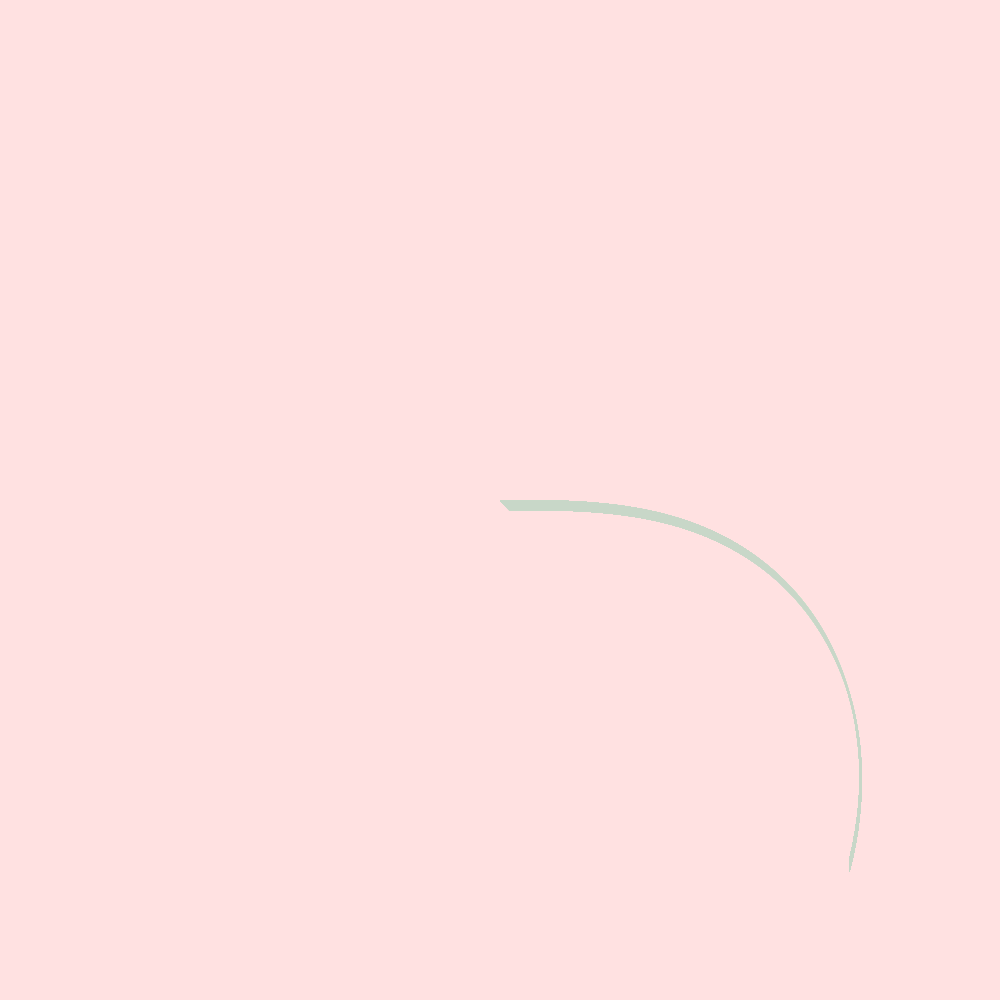
Frame 1 (no input)
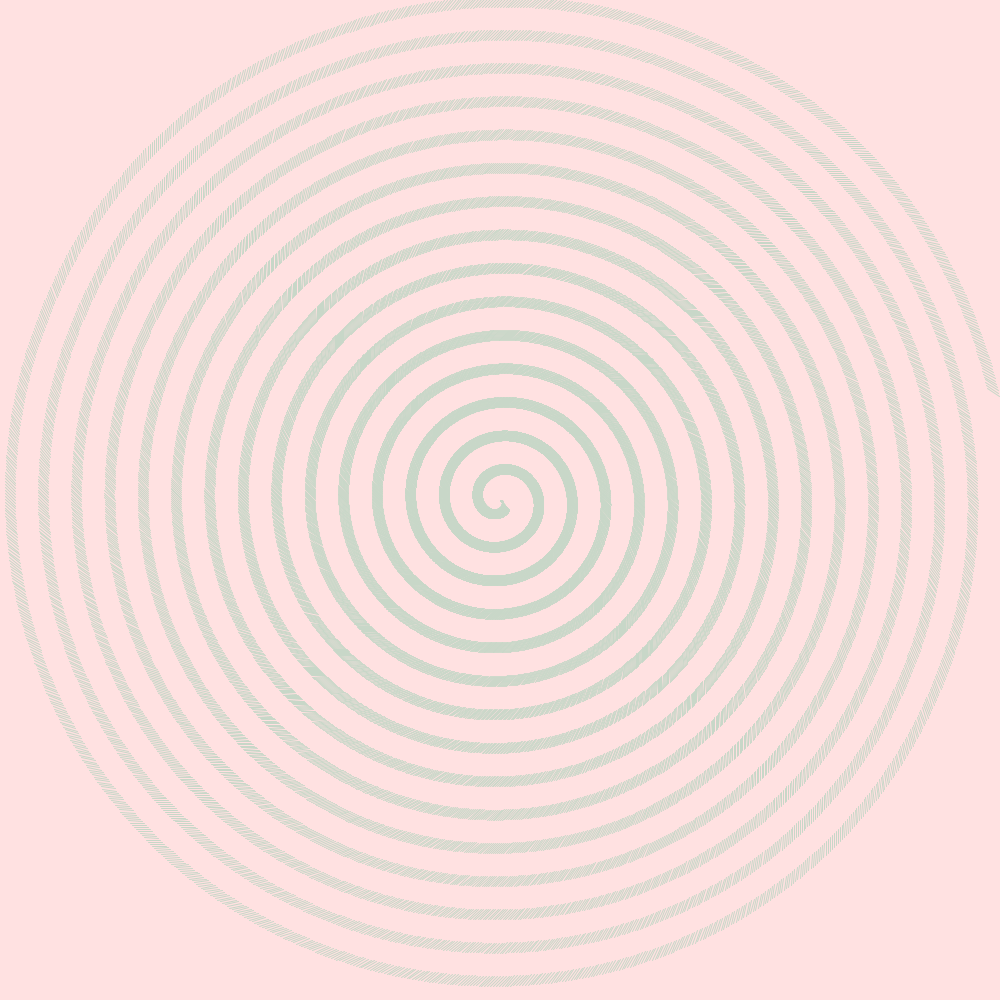
Frame 60 (the mouse pressed at the canvas centre just before this capture)
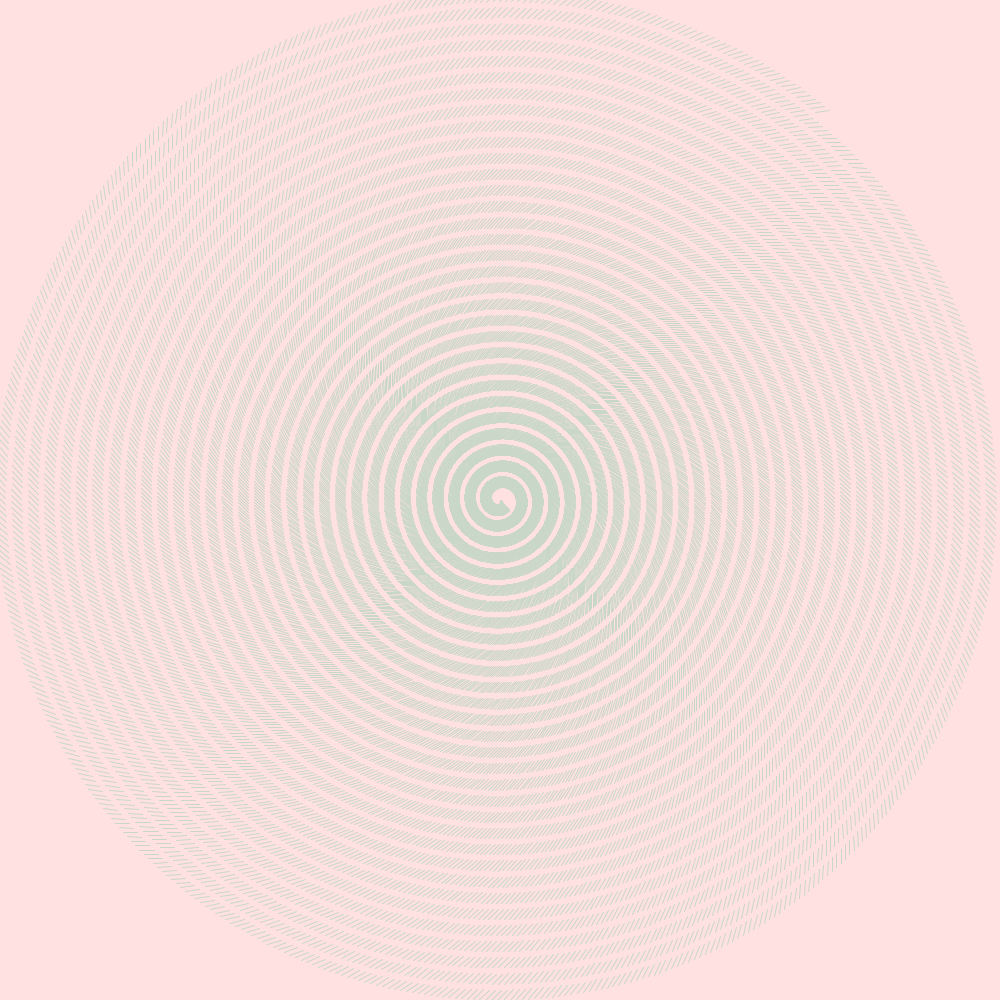
Frame 120 (the mouse held since frame 60 and released just before this capture)

The Processing sketch that drew these frames (run headless with seeded random() and noise(); from frame 60 on, the mouse is pressed at the canvas centre):

// Processing sketch: Trees
// ── Trees.pde
//I'm in marlyand with my family, we're in a park called the Wizard of Oz playground,
// my kid is running wild but i can't stop looking at the trees
// so i want to draw trees

float r = 0.0000000025;

void setup() {
  size(1000,1000);
}

void draw() {
    background(255,225,225);
stroke(200, 215, 200);


  translate(width/2,height/2);
  
  for( float x = 0.0 ; x <width/2; x = x + TAU * 0.005) {
   
    rotate(TAU * r);
   line( x, 0, x + 10, 10); 
   
   if( r > x ){
    r=r -0.000000001; 
   }
   if(r<x){
    r = r + 0.000000001; 
   }
 
  }
  if (mousePressed){
    save("failed Trees.png");
  }
}
// turns out i don't know how to draw trees in processing lol
